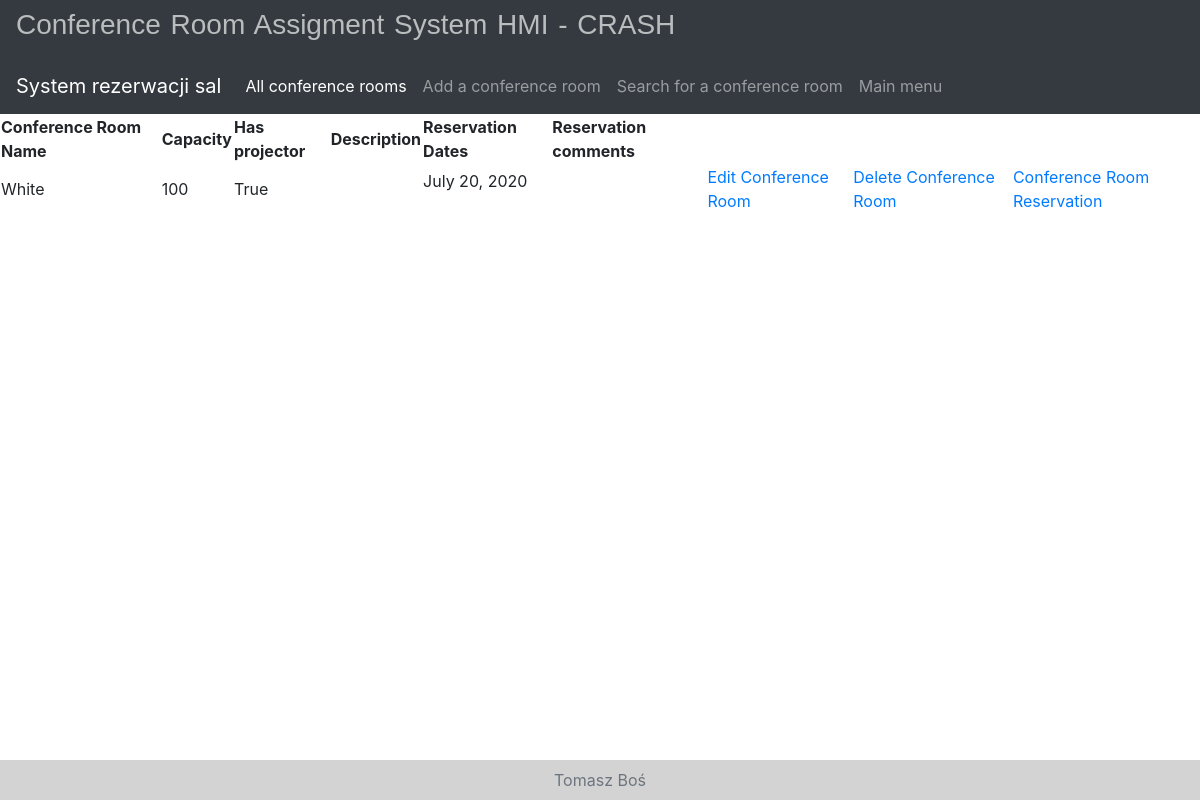
/room/14/, run on the app's committed database.
### room_reservations_TB/models.py (models this page shows, shortened)
class Room(models.Model):
    room_name = models.CharField(max_length=255, unique=True)
    room_capacity = models.PositiveIntegerField()
    room_projector = models.BooleanField()
    room_description = models.TextField(blank=True)

class Reservation(models.Model):
    reservation_date = models.DateField()
    room_id = models.ForeignKey(Room, on_delete=models.CASCADE)
    reservation_comment = models.TextField(blank=True)
    class Meta:  # TODO: How Meta works?
        unique_together = ('room_id', 'reservation_date')

### room_reservations_TB/views.py (the view)
# urls.py: path('room/<int:room_id>/', views.RoomDetails.as_view(), name=f'room'),
class RoomDetails(View):
    def get(self, request, room_id):
        context = {}
        room = Room.objects.get(pk=room_id)
        reservations = Reservation.objects.filter(room_id=room_id, reservation_date__gte=datetime.now())
        context['room'] = room
        context['reservations'] = reservations
        return render(request, 'room_details.html', context)

### templates/room_details.html (shortened to what this page needs)
<!DOCTYPE html>
<html lang="en">
<head>
    <link rel="stylesheet" href="https://maxcdn.bootstrapcdn.com/bootstrap/4.0.0/css/bootstrap.min.css"
>
</head>
<body>
    <div class="navbar navbar-dark bg-dark titles">
        <h3>Conference Room Assigment System HMI - CRASH</h3><br>
    </div>
    <nav class="navbar navbar-expand-lg navbar navbar-dark bg-dark">
      <a class="navbar-brand" href="#">System rezerwacji sal</a>
      <div class="collapse navbar-collapse" id="navbarNavAltMarkup">
        <div class="navbar-nav">
          <a class="nav-item nav-link active" href="{% url 'all_rooms' %}">All conference rooms<span class="sr-only">(current)</span></a>
          <a class="nav-item nav-link" href="{% url 'new_room' %}">Add a conference room</a>
          <a class="nav-item nav-link" href="{% url 'search_rooms' %}">Search for a conference room</a>
          <a class="nav-item nav-link" href="{% url 'main' %}">Main menu</a>
        </div>
      </div>
    </nav>
    <form action="" method="POST">
        <table style="width:100%">
            <thead>
            <tr>
                <th>Conference Room Name</th>
                <th>Capacity</th>
                <th>Has projector</th>
                <th>Description</th>
                <th>Reservation Dates</th>
                <th>Reservation comments</th>
            </tr>
            </thead>
            <tbody>
                <tr>
                    <td>{{ room.room_name }}</td>
                    <td>{{ room.room_capacity }}</td>
                    <td>{{ room.room_projector }}</td>
                    <td>{{ room.room_description }}</td>
                    <td>
                        {% for reservation in reservations %}
                            <p>{{ reservation.reservation_date }}</p>
                        {% endfor %}
                    </td>
                    <td>
                    </td>
                    <td><a href="{% url 'edit_room' room_id=room.pk %}">Edit Conference Room</a></td>
                    <td><a href="{% url 'delete_room' room_id=room.pk %}">Delete Conference Room</a></td>
                    <td><a href="{% url 'reserve_room' room_id=room.pk %}">Conference Room Reservation</a></td>
                </tr>
            </tbody>
        </table>
    </form>
</body>
<footer class="footer">
      <div class="container">
        <span class="text-muted">Tomasz Boś</span>
      </div>
    </footer>
</html>

### templates/room_details.html (style rules this page uses)
.footer { position: absolute; bottom: 0; left: 0; width: 100%; height: 40px; line-height: 40px; background-color: lightgray; text-align: center; }
.titles { font-family: Verdana, Geneva, sans-serif; font-size: 20px; letter-spacing: 0px; word-spacing: 2px; color: #B9BDBE; font-weight: 700; text-decoration: none; font-style: normal; font-variant: normal; text-transform: none; text-align: center; }

### data on the page
Room: room_name "White", room_capacity "100", room_projector "True"
Reservation: reservation_date "July 20, 2020"
